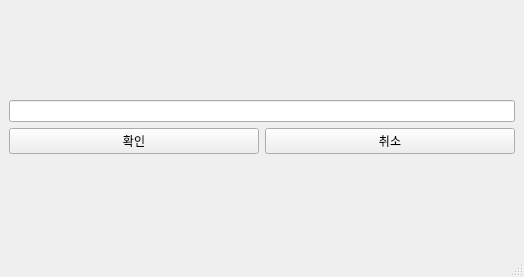
<?xml version="1.0" encoding="UTF-8"?>
<ui version="4.0">
 <class>MainWindow</class>
 <widget class="QMainWindow" name="MainWindow">
  <property name="geometry">
   <rect>
    <x>0</x>
    <y>0</y>
    <width>524</width>
    <height>277</height>
   </rect>
  </property>
  <property name="windowTitle">
   <string>MainWindow</string>
  </property>
  <widget class="QWidget" name="centralwidget">
   <layout class="QGridLayout" name="gridLayout_2">
    <item row="0" column="0">
     <layout class="QGridLayout" name="gridLayout">
      <item row="0" column="0" colspan="2">
       <widget class="QLineEdit" name="LE_str"/>
      </item>
      <item row="2" column="1">
       <widget class="QPushButton" name="BTN_cancel">
        <property name="text">
         <string>취소</string>
        </property>
       </widget>
      </item>
      <item row="2" column="0">
       <widget class="QPushButton" name="BTN_confirm">
        <property name="text">
         <string>확인</string>
        </property>
       </widget>
      </item>
     </layout>
    </item>
   </layout>
  </widget>
  <widget class="QMenuBar" name="menubar">
   <property name="geometry">
    <rect>
     <x>0</x>
     <y>0</y>
     <width>524</width>
     <height>22</height>
    </rect>
   </property>
  </widget>
  <widget class="QStatusBar" name="statusbar"/>
 </widget>
 <resources/>
 <connections/>
</ui>
